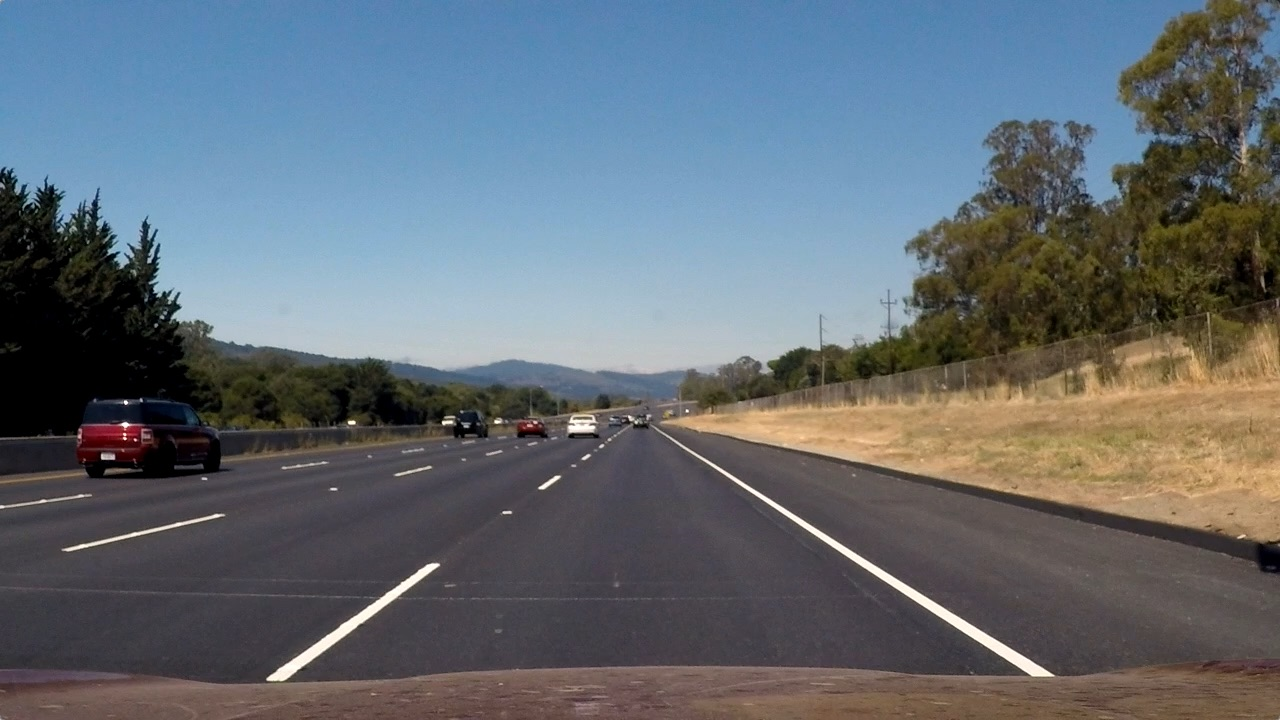
#> input picture test_images/straight_lines2.jpg, 1280 x 720 px, given in place of project_video.mp4, which was not available
$ python test_birdseye_on_video.py
#> lines starting #> are read from the running program, lines starting #| are printed output that depends on the picture; after the words box and inside, x2 and y2 are one past the last pixel; in counts of white or black regions, pixels touching at a corner belong together; pictures that were not available may be replaced by others from this repository, and a replacement may not be noted
### birdseye.py
from utils import show_dotted_image_using_cv2
import numpy as np
import cv2

class Birdseye(object):
    def __init__(self,source_points, dest_points, calibration_matrix, distortion_coefficient):
        self.spoints = source_points
        self.dpoints = dest_points
        self.src_point = np.array(source_points, np.float32)
        self.dest_points = np.array(dest_points, np.float32)
        self.camera_matrix = calibration_matrix
        self.dist_coef = distortion_coefficient

        self.warp_matrix = cv2.getPerspectiveTransform(self.src_point, self.dest_points)
        self.inv_warp_matrix = cv2.getPerspectiveTransform(self.dest_points, self.src_point)

    def undistort(self, image, show_dotted = False):
        image = cv2.undistort(image, self.camera_matrix, self.dist_coef, None, self.camera_matrix)

        if show_dotted:
          show_dotted_image_using_cv2(image, self.spoints)

        return image

    def sky_view(self, ground_image, show_dotted = False):
        image = self.undistort(ground_image)
        shape = (image.shape[1], image.shape[0])
        wrap_image = cv2.warpPerspective(image, self.warp_matrix, shape, flags = cv2.INTER_LINEAR)
        if show_dotted:
            show_dotted_image_using_cv2(wrap_image, self.dpoints)
        return wrap_image

    # [22 lines left out: function project, not called in this run]

### utils.py
#from matplotlib.patches import Circle
#import matplotlib.pyplot as plt
import numpy as np
import cv2

def show_dotted_image_using_cv2(image, points, thickness = 4, color = [255,0,255], d =15):

    cv2.line(image, points[0], points[1], color, thickness)
    cv2.line(image, points[2], points[3], color, thickness)

    for (x, y) in points:
        cv2.circle(image, (x, y), d, color, thickness)

# [25 lines left out: functions show_dotted_image_using_plt, scale_abs, roi, not called in this run]

### test_birdseye_on_video.py
from birdseye import Birdseye
import numpy as np
import pickle
import cv2

calibration_data = pickle.load(open("calibration_data.pkl","rb"))
#> (reads calibration_data.pkl from the repository)

camera_matrix = calibration_data['camera_matrix']
dist_coef = calibration_data['distortion_coefficient']

source_points = [(580, 460), (205, 720), (1110, 720), (703, 460)]
dest_points = [(320, 0), (320, 720), (960, 720), (960, 0)]

birdEye = Birdseye(source_points, dest_points, camera_matrix, dist_coef)

cap = cv2.VideoCapture("/home/zeus/Desktop/MyOwnLineDetection/videos/project_video.mp4")

cv2.namedWindow("undistort", cv2.WINDOW_NORMAL)
cv2.namedWindow("sky view", cv2.WINDOW_NORMAL)

while True:
    ret, img = cap.read()
#> img is the input picture: shape (720, 1280, 3); mean B, G, R 115.1, 107.7, 99.4
    #img = cv2.cvtColor(img, cv2.COLOR_BGR2RGB)
    undistort = birdEye.undistort(img, show_dotted=True)
#> after the loop in show_dotted_image_using_cv2, `for (x, y) in points:`:
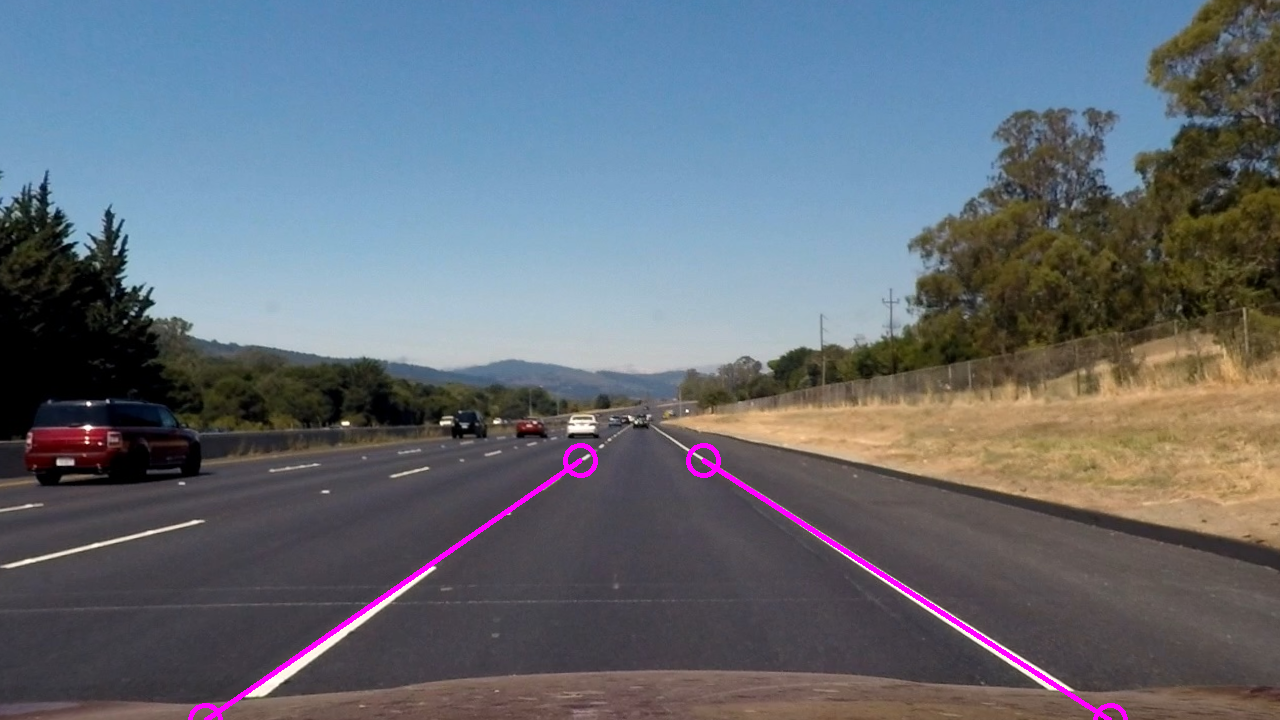
#> image: shape (720, 1280, 3); mean of channels 0, 1, 2 117.4, 108, 101; drawn as B, G, R
    sky_view = birdEye.sky_view(img, show_dotted=True)
#> call 2 of show_dotted_image_using_cv2, with thickness = 4, d = 15
#> in show_dotted_image_using_cv2 (call 2), `cv2.line(image, points[2], points[3], color, thickness)`:
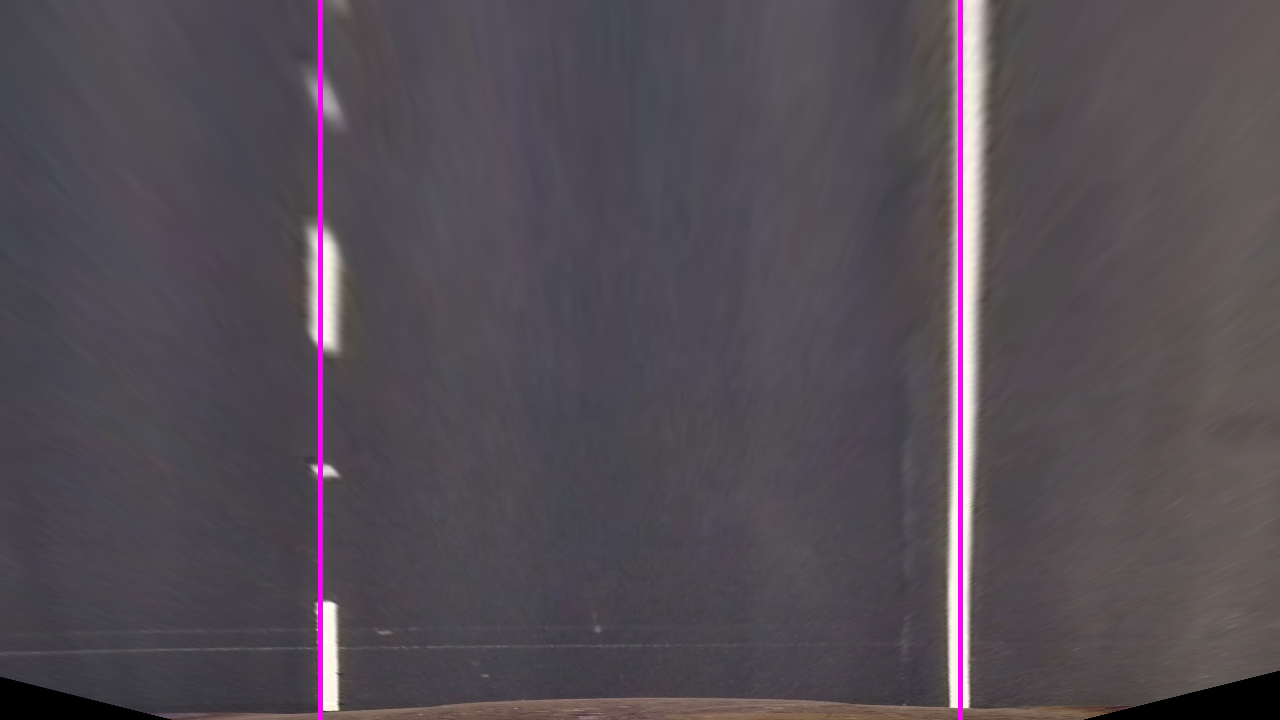
#> image: shape (720, 1280, 3); mean of channels 0, 1, 2 84.1, 76.7, 83.7; drawn as B, G, R
#> after the loop in show_dotted_image_using_cv2 (call 2), `for (x, y) in points:`:
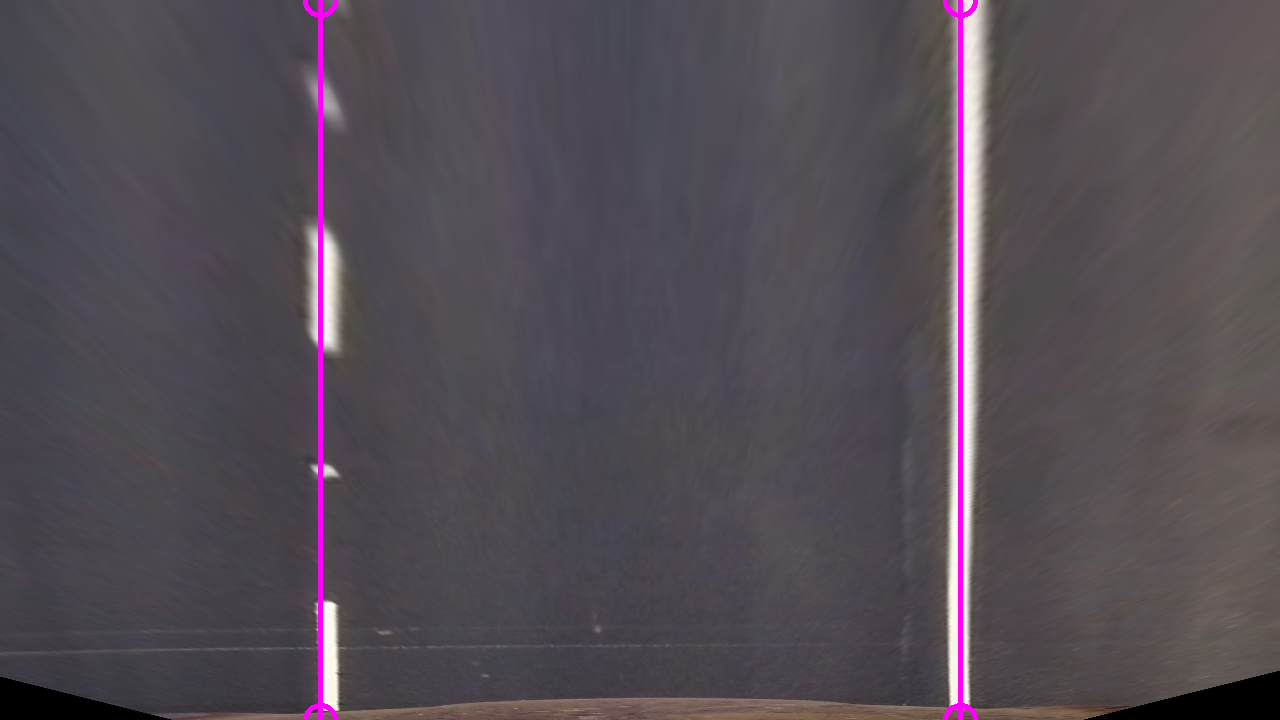
#> image: shape (720, 1280, 3); 0.09% of pixels changed, all inside (x1, y1, x2, y2) = (303, 0, 978, 720); drawn as B, G, R
    undistort = cv2.resize(undistort, (800, 700))
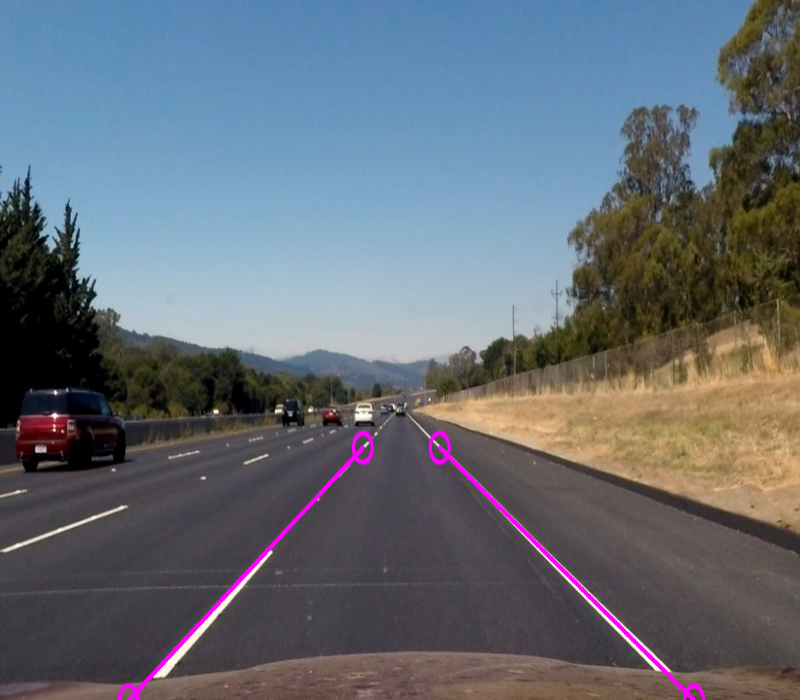
#> undistort: shape (700, 800, 3); mean of channels 0, 1, 2 117.3, 107.9, 100.9; drawn as B, G, R
    sky_view = cv2.resize(sky_view, (800, 700))
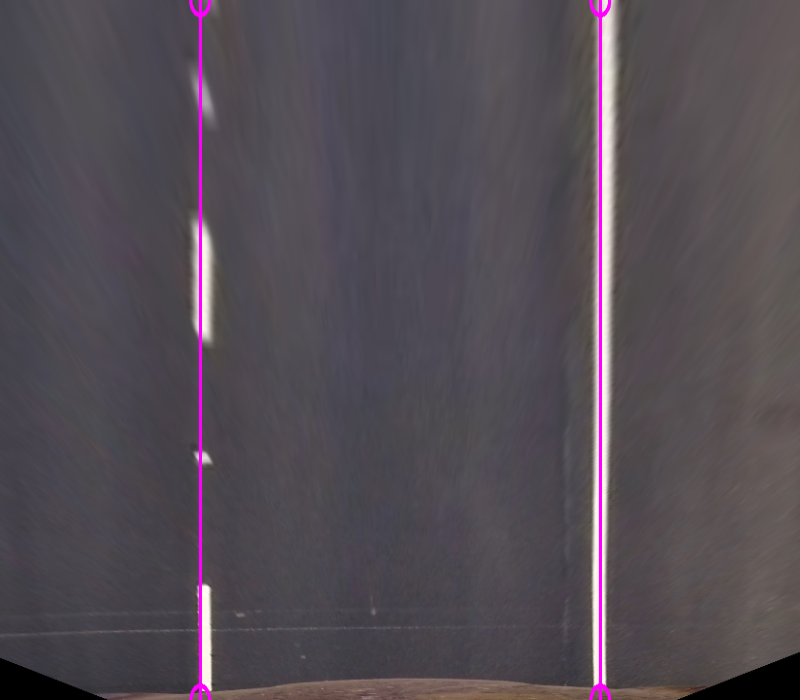
#> sky_view: shape (700, 800, 3); mean of channels 0, 1, 2 84.1, 76.5, 83.8; drawn as B, G, R
    # HLS MODE
    # cv2.imshow("undistort", cv2.cvtColor(undistort, cv2.COLOR_RGB2HLS))
    # cv2.imshow("sky view", cv2.cvtColor(sky_view, cv2.COLOR_RGB2HLS))
#> (the run stopped early here; a loop or call above may not have finished)
